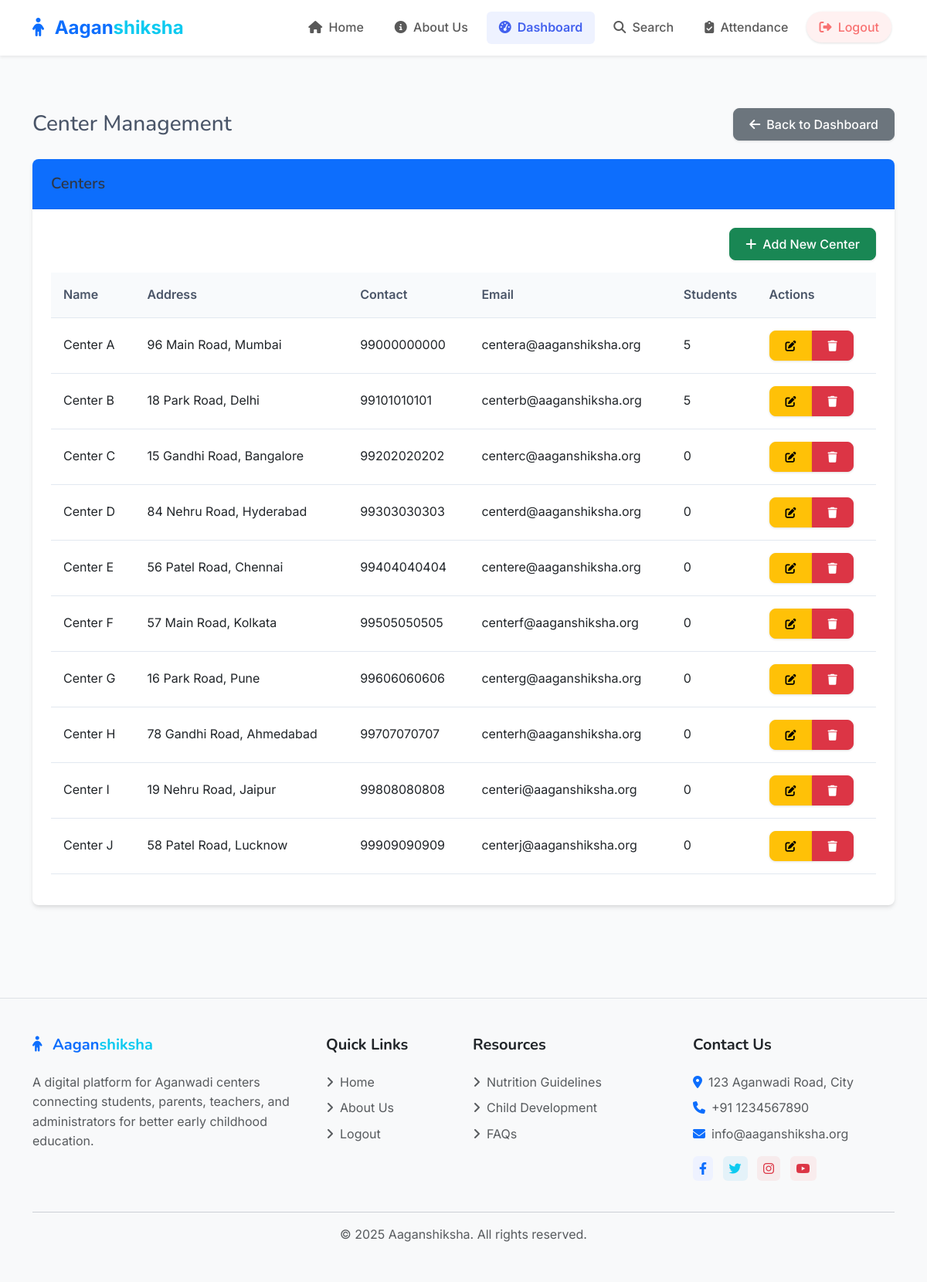
The app's page /admin/centers (signed in), older data.
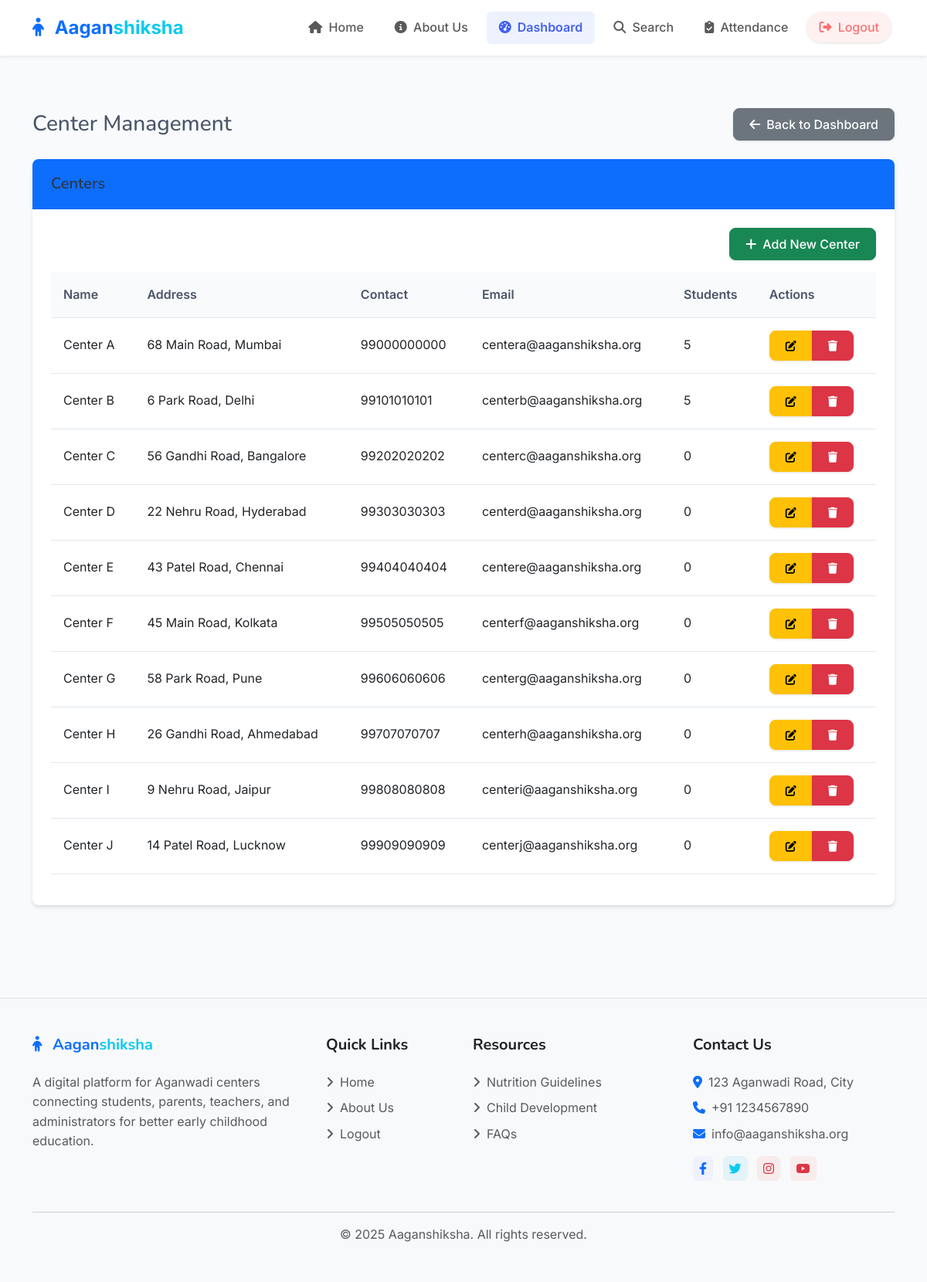
The same page, newer data.
### models.py (models this page shows)
class Center(db.Model):
    id = db.Column(db.Integer, primary_key=True)
    name = db.Column(db.String(100), nullable=False)
    address = db.Column(db.String(200), nullable=False)
    contact_number = db.Column(db.String(15))
    email = db.Column(db.String(120))
    created_at = db.Column(db.DateTime, default=datetime.utcnow)
    students = db.relationship('Student', backref='center', lazy=True)
    inventory_items = db.relationship('Inventory', backref='center', lazy=True)

### routes/admin.py (the view)
@admin_bp.route('/centers')
@login_required
@admin_required
def centers():
    centers = Center.query.all()
    return render_template('admin/centers.html', centers=centers)

### templates/admin/centers.html (shortened to what this page needs)
{% extends 'base.html' %}
{% block content %}
<div class="container py-4">
    <div class="d-flex justify-content-between align-items-center mb-4">
        <h1 class="h3 mb-0">Center Management</h1>
        <a href="{{ url_for('admin.dashboard') }}" class="btn btn-secondary">
            <i class="fas fa-arrow-left me-2"></i>Back to Dashboard
        </a>
    </div>
    <div class="card mb-4">
        <div class="card-header bg-primary text-white">
            <h5 class="mb-0">
                {% if is_add %}
                    Add New Center
                {% elif is_edit %}
                    Edit Center
                {% else %}
                    Centers
                {% endif %}
            </h5>
        </div>
        <div class="card-body">
            {% if is_add or is_edit %}
                <form method="POST">
                    {{ form.hidden_tag() }}
                    <div class="mb-3">
                        <label class="form-label">Center Name</label>
                        {{ form.name(class="form-control") }}
                        {% if form.name.errors %}
                            <div class="text-danger">
                                {% for error in form.name.errors %}
                                    <small>{{ error }}</small>
                                {% endfor %}
                            </div>
                        {% endif %}
                    </div>
                    <div class="mb-3">
                        <label class="form-label">Address</label>
                        {{ form.address(class="form-control") }}
                        {% if form.address.errors %}
                            <div class="text-danger">
                                {% for error in form.address.errors %}
                                    <small>{{ error }}</small>
                                {% endfor %}
                            </div>
                        {% endif %}
                    </div>
                    <div class="row mb-3">
                        <div class="col-md-6">
                            <label class="form-label">Contact Number</label>
                            {{ form.contact_number(class="form-control") }}
                            {% if form.contact_number.errors %}
                                <div class="text-danger">
                                    {% for error in form.contact_number.errors %}
                                        <small>{{ error }}</small>
                                    {% endfor %}
                                </div>
                            {% endif %}
                        </div>
                        <div class="col-md-6">
                            <label class="form-label">Email</label>
                            {{ form.email(class="form-control") }}
                            {% if form.email.errors %}
                                <div class="text-danger">
                                    {% for error in form.email.errors %}
                                        <small>{{ error }}</small>
                                    {% endfor %}
                                </div>
                            {% endif %}
                        </div>
                    </div>
                    <div class="d-flex justify-content-between">
                        <a href="{{ url_for('admin.centers') }}" class="btn btn-secondary">Cancel</a>
                        {{ form.submit(class="btn btn-primary") }}
                    </div>
                </form>
            {% else %}
                <div class="d-flex justify-content-end mb-3">
                    <a href="{{ url_for('admin.add_center') }}" class="btn btn-success">
                        <i class="fas fa-plus me-2"></i>Add New Center
                    </a>
                </div>
                <div class="table-responsive">
                    <table class="table table-hover">
                        <thead>
                            <tr>
                                <th>Name</th>
                                <th>Address</th>
                                <th>Contact</th>
                                <th>Email</th>
                                <th>Students</th>
                                <th>Actions</th>
                            </tr>
                        </thead>
                        <tbody>
                            {% if centers %}
                                {% for center in centers %}
                                    <tr>
                                        <td>{{ center.name }}</td>
                                        <td>{{ center.address }}</td>
                                        <td>{{ center.contact_number }}</td>
                                        <td>{{ center.email }}</td>
                                        <td>{{ center.students|length }}</td>
                                        <td>
                                            <div class="btn-group btn-group-sm">
                                                <a href="{{ url_for('admin.edit_center', id=center.id) }}" class="btn btn-warning">
                                                    <i class="fas fa-edit"></i>
                                                </a>
                                                <button type="button" class="btn btn-danger" data-bs-toggle="modal" data-bs-target="#deleteModal{{ center.id }}">
                                                    <i class="fas fa-trash"></i>
                                                </button>
                                            </div>
                                        </td>
                                    </tr>
                                {% endfor %}
                            {% else %}
                                <tr>
                                    <td colspan="6" class="text-center">No centers found.</td>
                                </tr>
                            {% endif %}
                        </tbody>
                    </table>
                </div>
            {% endif %}
        </div>
    </div>
</div>
{% endblock %}

### templates/base.html (shortened to what this page needs)
<!DOCTYPE html>
<html lang="en" data-bs-theme="light">
<head>
    <link href="https://cdn.jsdelivr.net/npm/bootstrap@5.3.0/dist/css/bootstrap.min.css" rel="stylesheet">
    <link rel="stylesheet" href="https://cdnjs.cloudflare.com/ajax/libs/font-awesome/6.4.0/css/all.min.css">
    <link rel="stylesheet" href="https://cdnjs.cloudflare.com/ajax/libs/animate.css/4.1.1/animate.min.css">
    <link rel="stylesheet" href="{{ url_for('static', filename='css/style.css') }}">
</head>
<body>
    <nav class="navbar navbar-expand-lg fixed-top shadow-sm navbar-light bg-white">
        <div class="container">
            <a class="navbar-brand fw-bold" href="{{ url_for('home.index') }}">
                <i class="fas fa-child text-primary me-2"></i>
                <span class="text-primary">Aagan</span><span class="text-info">shiksha</span>
            </a>
            <div class="collapse navbar-collapse" id="navbarNav">
                <ul class="navbar-nav ms-auto">
                    <li class="nav-item mx-1">
                        <a class="nav-link rounded px-3 {% if request.path == '/' %}active{% endif %}" href="{{ url_for('home.index') }}">
                            <i class="fas fa-home me-1"></i> Home
                        </a>
                    </li>
                    <li class="nav-item mx-1">
                        <a class="nav-link rounded px-3 {% if request.path == '/about' %}active{% endif %}" href="{{ url_for('home.about') }}">
                            <i class="fas fa-info-circle me-1"></i> About Us
                        </a>
                    </li>
                    {% if current_user.is_authenticated %}
                        {% if current_user.role == 'admin' %}
                            <li class="nav-item mx-1">
                                <a class="nav-link rounded px-3 {% if '/admin/' in request.path and not '/admin/search' in request.path %}active{% endif %}" href="{{ url_for('admin.dashboard') }}">
                                    <i class="fas fa-tachometer-alt me-1"></i> Dashboard
                                </a>
                            </li>
                            <li class="nav-item mx-1">
                                <a class="nav-link rounded px-3 {% if '/admin/search' in request.path %}active{% endif %}" href="{{ url_for('admin.search') }}">
                                    <i class="fas fa-search me-1"></i> Search
                                </a>
                            </li>
                        {% elif current_user.role == 'teacher' %}
                            <li class="nav-item mx-1">
                                <a class="nav-link rounded px-3 {% if '/teacher/' in request.path %}active{% endif %}" href="{{ url_for('teacher.dashboard') }}">
                                    <i class="fas fa-chalkboard-teacher me-1"></i> Dashboard
                                </a>
                            </li>
                        {% endif %}
                        <li class="nav-item mx-1">
                            <a class="nav-link rounded px-3 {% if '/attendance/' in request.path %}active{% endif %}" href="{{ url_for('attendance.index') }}">
                                <i class="fas fa-clipboard-check me-1"></i> Attendance
                            </a>
                        </li>
                        <li class="nav-item mx-1">
                            <a class="nav-link rounded-pill btn btn-soft-danger px-3" href="{{ url_for('auth.logout') }}">
                                <i class="fas fa-sign-out-alt me-1"></i> Logout
                            </a>
                        </li>
                    {% else %}
                        <li class="nav-item mx-1">
                            <a class="nav-link rounded-pill btn btn-soft-primary px-3 {% if '/auth/login' in request.path %}active{% endif %}" href="{{ url_for('auth.login') }}">
                                <i class="fas fa-sign-in-alt me-1"></i> Login
                            </a>
                        </li>
                    {% endif %}
                </ul>
            </div>
        </div>
    </nav>
    <div style="height: 76px;"></div>
    <main class="py-4">
        {% block content %}{% endblock %}
    </main>
    <footer class="bg-light py-5 mt-5 border-top">
        <div class="container">
            <div class="row g-4">
                <div class="col-lg-4 col-md-6">
                    <div class="mb-4">
                        <h5 class="fw-bold text-primary mb-4">
                            <i class="fas fa-child me-2"></i>
                            <span class="text-primary">Aagan</span><span class="text-info">shiksha</span>
                        </h5>
                        <p class="text-muted">A digital platform for Aganwadi centers connecting students, parents, teachers, and administrators for better early childhood education.</p>
                    </div>
                </div>
                <div class="col-lg-2 col-md-6">
                    <div class="mb-4">
                        <h5 class="fw-bold text-dark mb-4">Quick Links</h5>
                        <ul class="list-unstyled">
                            <li class="mb-2"><a href="{{ url_for('home.index') }}" class="text-decoration-none text-muted"><i class="fas fa-angle-right me-2"></i>Home</a></li>
                            <li class="mb-2"><a href="{{ url_for('home.about') }}" class="text-decoration-none text-muted"><i class="fas fa-angle-right me-2"></i>About Us</a></li>
                            {% if current_user.is_authenticated %}
                                <li class="mb-2"><a href="{{ url_for('auth.logout') }}" class="text-decoration-none text-muted"><i class="fas fa-angle-right me-2"></i>Logout</a></li>
                            {% else %}
                                <li class="mb-2"><a href="{{ url_for('auth.login') }}" class="text-decoration-none text-muted"><i class="fas fa-angle-right me-2"></i>Login</a></li>
                            {% endif %}
                        </ul>
                    </div>
                </div>
                <div class="col-lg-3 col-md-6">
                    <div class="mb-4">
                        <h5 class="fw-bold text-dark mb-4">Resources</h5>
                        <ul class="list-unstyled">
                            <li class="mb-2"><a href="#" class="text-decoration-none text-muted"><i class="fas fa-angle-right me-2"></i>Nutrition Guidelines</a></li>
                            <li class="mb-2"><a href="#" class="text-decoration-none text-muted"><i class="fas fa-angle-right me-2"></i>Child Development</a></li>
                            <li class="mb-2"><a href="#" class="text-decoration-none text-muted"><i class="fas fa-angle-right me-2"></i>FAQs</a></li>
                        </ul>
                    </div>
                </div>
                <div class="col-lg-3 col-md-6">
                    <div class="mb-4">
                        <h5 class="fw-bold text-dark mb-4">Contact Us</h5>
                        <div class="text-muted">
                            <p class="mb-2"><i class="fas fa-map-marker-alt text-primary me-2"></i>123 Aganwadi Road, City</p>
                            <p class="mb-2"><i class="fas fa-phone text-primary me-2"></i>+91 1234567890</p>
                            <p class="mb-2"><i class="fas fa-envelope text-primary me-2"></i>info@aaganshiksha.org</p>
                        </div>
                        <div class="social-icons mt-3">
                            <a href="#" class="text-decoration-none me-2"><i class="fab fa-facebook-f p-2 rounded bg-soft-primary text-primary"></i></a>
                            <a href="#" class="text-decoration-none me-2"><i class="fab fa-twitter p-2 rounded bg-soft-info text-info"></i></a>
                            <a href="#" class="text-decoration-none me-2"><i class="fab fa-instagram p-2 rounded bg-soft-danger text-danger"></i></a>
                            <a href="#" class="text-decoration-none"><i class="fab fa-youtube p-2 rounded bg-soft-danger text-danger"></i></a>
                        </div>
                    </div>
                </div>
            </div>
            <hr>
            <div class="text-center text-muted">
                <p class="mb-0">&copy; {{ current_year|default(2025) }} Aaganshiksha. All rights reserved.</p>
            </div>
        </div>
    </footer>
</body>
</html>

Row changes from the older to the newer data that the page shows:
changed Center "Center A": address "96 Main Road, Mumbai" → "68 Main Road, Mumbai"
changed Center "Center B": address "18 Park Road, Delhi" → "6 Park Road, Delhi"
changed Center "Center C": address "15 Gandhi Road, Bangalore" → "56 Gandhi Road, Bangalore"
changed Center "Center D": address "84 Nehru Road, Hyderabad" → "22 Nehru Road, Hyderabad"
changed Center "Center E": address "56 Patel Road, Chennai" → "43 Patel Road, Chennai"
changed Center "Center F": address "57 Main Road, Kolkata" → "45 Main Road, Kolkata"
changed Center "Center G": address "16 Park Road, Pune" → "58 Park Road, Pune"
changed Center "Center H": address "78 Gandhi Road, Ahmedabad" → "26 Gandhi Road, Ahmedabad"
changed Center "Center I": address "19 Nehru Road, Jaipur" → "9 Nehru Road, Jaipur"
changed Center "Center J": address "58 Patel Road, Lucknow" → "14 Patel Road, Lucknow"
